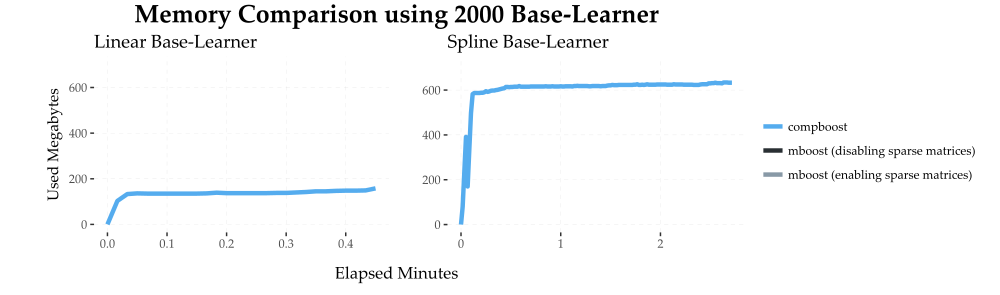

Source code (R):
bm.file.good = read.table(
  file = "R/mem_benchmark/memory_track/bm_mem_iters9.txt",
  header = TRUE,
  sep = ";"
)
bm.file.good$used.memory.centered = bm.file.good$used.memory - bm.file.good$used.memory[1]
bm.file.good$second = bm.file.good$second / 60

bm.compboost = bm.file.good[7:34, ]
bm.mboost    = bm.file.good[198, ]

bm.compboost$used.memory.centered = bm.compboost$used.memory.centered - bm.compboost$used.memory.centered[1]
bm.compboost$second = bm.compboost$second - bm.compboost$second[1]
bm.compboost$algo = "compboost"

bm.mboost$algo = "mboost (disabling sparse matrices)"



bm.algos.linear = rbind(bm.compboost, bm.mboost)

bm.mboost = bm.file.good[198, ]

bm.mboost$algo = "mboost (enabling sparse matrices)"

bm.algos.linear = rbind(bm.algos.linear, bm.mboost)




bm.compboost = bm.file.good[34:197, ]
bm.mboost    = bm.file.good[198, ]

bm.compboost$used.memory.centered = bm.compboost$used.memory.centered - bm.compboost$used.memory.centered[1]
bm.compboost$second = bm.compboost$second - bm.compboost$second[1]
bm.compboost$algo = "compboost"

bm.mboost$algo = "mboost (disabling sparse matrices)"

bm.algos.spline = rbind(bm.compboost, bm.mboost)

bm.mboost = bm.file.good[198, ]

bm.mboost$algo = "mboost (enabling sparse matrices)"

bm.algos.spline = rbind(bm.algos.spline, bm.mboost)



plotMemResults(bm.algos.linear, bm.algos.spline, "Memory Comparison using 2000 Base-Learner",
  "Elapsed Minutes", 0, 700)
